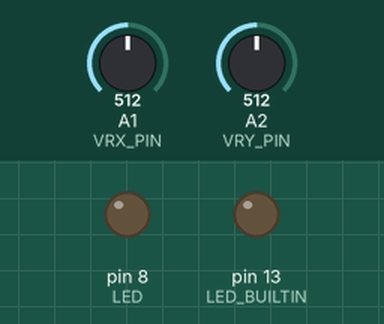
Recording of a sketch running on a simulated Arduino Uno, built with avr-gcc and run on an emulated ATmega328P. Parts: output pins drawn as LEDs (lit = HIGH). The test bench sets the inputs (shaded band); at power-on: A1 (VRX_PIN) = 512, A2 (VRY_PIN) = 512.

Above: at 1.2 s.
1.3 s: A1 (VRX_PIN) set to 108
2.8 s: A1 (VRX_PIN) set to 91
At 3.8 s:
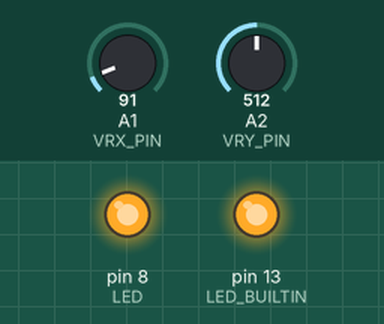
4.3 s: A1 (VRX_PIN) set to 110
At 5.5 s:
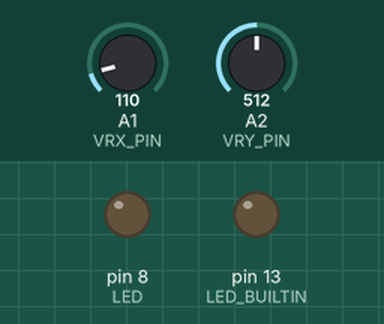
5.8 s: A1 (VRX_PIN) set to 90
At 6.8 s:
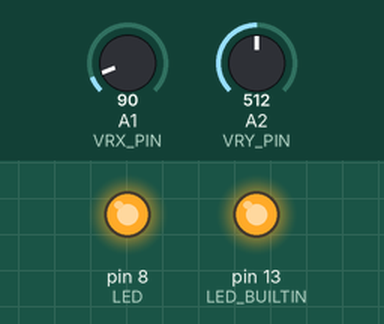
Timing chart, 0 to 8.3 s (numbered marks = the images above; inputs shaded):
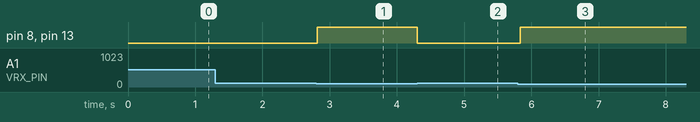

The sketch:

joystick.ino
```cpp
#define VRX_PIN  A1 // Arduino pin connected to VRX pin
#define VRY_PIN  A2 // Arduino pin connected to VRY pin
#define LED 8

#define ON 1
#define OFF 0

int xValue = 0; // To store value of the X axis
int yValue = 0; // To store value of the Y axis

void setup() {
	// Serial.begin(9600);
	pinMode(LED_BUILTIN, OUTPUT);
	pinMode(LED, OUTPUT);
}

void set_on() {
	digitalWrite(LED_BUILTIN, HIGH);   // turn the LED on (HIGH is the voltage level)
	digitalWrite(LED, HIGH);
}

void set_off() {
	digitalWrite(LED_BUILTIN, LOW);
	digitalWrite(LED, LOW);
}

void loop() {
	// read analog X and Y analog values
	xValue = analogRead(VRX_PIN);
	yValue = analogRead(VRY_PIN);

	if (xValue < 100) {
		set_on();
	} else {
		set_off();
	}

  // print data to Serial Monitor on Arduino IDE
//   Serial.print("x = ");
//   Serial.print(xValue);
//   Serial.print(", y = ");
//   Serial.println(yValue);
	delay(40);
}
```

Measured:
- the behaviour switches between 100 and 99 on A1 (VRX_PIN) (found by bisection; images 0 and 1)
- after the input at 1.3 s, every drawn part: stays the same
- after the input at 2.8 s, pin 8 (LED), pin 13 (LED_BUILTIN): LOW → HIGH at once
- after the input at 4.3 s, pin 8 (LED), pin 13 (LED_BUILTIN): HIGH → LOW at once
- after the input at 5.8 s, pin 8 (LED), pin 13 (LED_BUILTIN): LOW → HIGH at once
